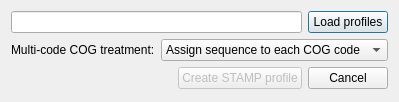
<?xml version="1.0" encoding="UTF-8"?>
<ui version="4.0">
 <class>AssignCOGsDlg</class>
 <widget class="QDialog" name="AssignCOGsDlg">
  <property name="geometry">
   <rect>
    <x>0</x>
    <y>0</y>
    <width>357</width>
    <height>102</height>
   </rect>
  </property>
  <property name="windowTitle">
   <string>Assign COG categories</string>
  </property>
  <property name="windowIcon">
   <iconset resource="../STAMP.qrc">
    <normaloff>:/icons/icons/appendCOGs.png</normaloff>:/icons/icons/appendCOGs.png</iconset>
  </property>
  <layout class="QVBoxLayout" name="verticalLayout">
   <item>
    <layout class="QHBoxLayout" name="horizontalLayout">
     <item>
      <widget class="QLineEdit" name="txtInputProfile">
       <property name="readOnly">
        <bool>true</bool>
       </property>
      </widget>
     </item>
     <item>
      <widget class="QPushButton" name="btnLoadProfiles">
       <property name="text">
        <string>Load profiles</string>
       </property>
      </widget>
     </item>
    </layout>
   </item>
   <item>
    <layout class="QHBoxLayout" name="horizontalLayout_3">
     <item>
      <spacer name="horizontalSpacer_2">
       <property name="orientation">
        <enum>Qt::Horizontal</enum>
       </property>
       <property name="sizeHint" stdset="0">
        <size>
         <width>40</width>
         <height>20</height>
        </size>
       </property>
      </spacer>
     </item>
     <item>
      <widget class="QLabel" name="label">
       <property name="text">
        <string>Multi-code COG treatment:</string>
       </property>
      </widget>
     </item>
     <item>
      <widget class="QComboBox" name="cboMultiCogTreatment">
       <item>
        <property name="text">
         <string>Assign sequence to each COG code</string>
        </property>
       </item>
       <item>
        <property name="text">
         <string>Treat multi-code COGs as features</string>
        </property>
       </item>
      </widget>
     </item>
    </layout>
   </item>
   <item>
    <layout class="QHBoxLayout" name="horizontalLayout_2">
     <item>
      <spacer name="horizontalSpacer">
       <property name="orientation">
        <enum>Qt::Horizontal</enum>
       </property>
       <property name="sizeHint" stdset="0">
        <size>
         <width>40</width>
         <height>20</height>
        </size>
       </property>
      </spacer>
     </item>
     <item>
      <widget class="QPushButton" name="btnCreateProfile">
       <property name="enabled">
        <bool>false</bool>
       </property>
       <property name="text">
        <string>Create STAMP profile</string>
       </property>
      </widget>
     </item>
     <item>
      <widget class="QPushButton" name="btnCancel">
       <property name="text">
        <string>Cancel</string>
       </property>
      </widget>
     </item>
    </layout>
   </item>
  </layout>
 </widget>
 <resources>
  <include location="../STAMP.qrc"/>
 </resources>
 <connections/>
 <designerdata>
  <property name="gridDeltaX">
   <number>10</number>
  </property>
  <property name="gridDeltaY">
   <number>10</number>
  </property>
  <property name="gridSnapX">
   <bool>true</bool>
  </property>
  <property name="gridSnapY">
   <bool>true</bool>
  </property>
  <property name="gridVisible">
   <bool>true</bool>
  </property>
 </designerdata>
</ui>
